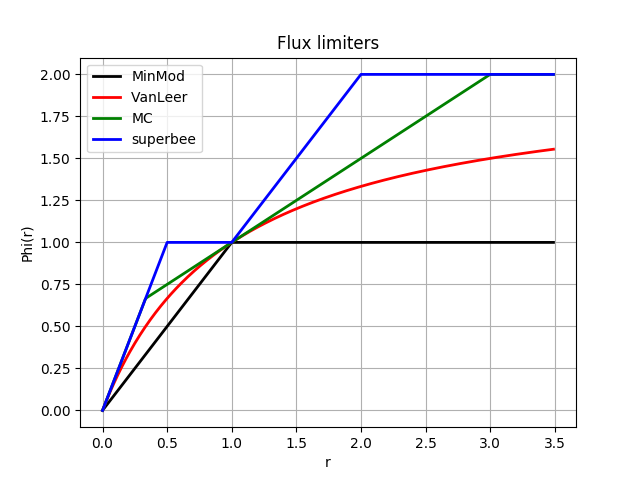

This chart was generated by the following Python code:
#!/usr/bin/env python3
#* This file is part of the MOOSE framework
#* https://www.mooseframework.org
#*
#* All rights reserved, see COPYRIGHT for full restrictions
#* https://github.com/idaholab/moose/blob/master/COPYRIGHT
#*
#* Licensed under LGPL 2.1, please see LICENSE for details
#* https://www.gnu.org/licenses/lgpl-2.1.html

import os
import sys
import numpy as np
import matplotlib.pyplot as plt

def minmod(x):
    return np.minimum(1, x)

def vanleer(x):
    return 2 * np.abs(x) / (1 + np.abs(x))

def mc(x):
    return np.minimum(0.5 * np.abs(1 + x), np.minimum(2, 2 * np.abs(x)))

def superbee(x):
    return np.maximum(np.minimum(2, np.abs(x)), np.minimum(1, 2 * np.abs(x)))

xpoints = np.arange(0, 3.5, 0.01)

plt.figure()

plt.plot(xpoints, minmod(xpoints), 'k-', linewidth = 2.0, label = 'MinMod')
plt.plot(xpoints, vanleer(xpoints), 'r-', linewidth = 2.0, label = 'VanLeer')
plt.plot(xpoints, mc(xpoints), 'g-', linewidth = 2.0, label = 'MC')
plt.plot(xpoints, superbee(xpoints), 'b-', linewidth = 2.0, label = 'superbee')
plt.legend(loc = 'best')
plt.xlabel("r")
plt.ylabel("Phi(r)")
plt.grid()
plt.title("Flux limiters")
plt.savefig("flux_limiters.png")

sys.exit(0)
